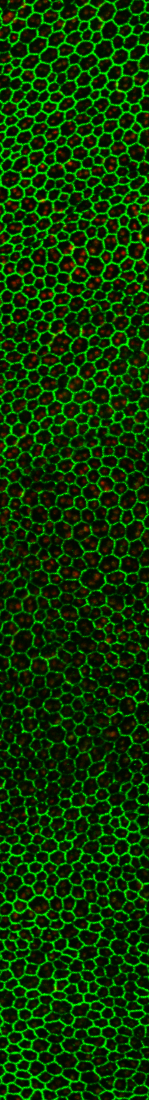
#> input picture Good RPE Crops/30_day_crops/MAC-7652 markup_theta_4.22_r_200.00.tif, 149 x 1100 px, found by its file name
$ jupyter execute --allow-errors svm_model.ipynb
#> lines starting #> are read from the running program, lines starting #| are printed output that depends on the picture
#> further down, img_array is the input picture: shape (1100, 149, 3); mean R, G, B 9.3, 57.9, 0
#> `img_resized=resize(img_array,(150,150,3))`:
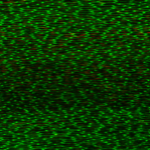
#> img_resized: shape (150, 150, 3) float64; mean R, G, B 0.0363, 0.227, 0
#> the loop `for j in [90, 180, 270]:` made 3 passes
#> pass 1, `r = rotate(img_resized, j)`:
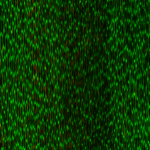
#> r: shape (150, 150, 3) float64; mean R, G, B 0.0363, 0.227, 0
#> pass 2, `r = rotate(img_resized, j)`:
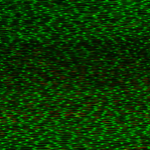
#> r: shape (150, 150, 3) float64; mean R, G, B 0.0363, 0.227, 0
#> pass 3, `r = rotate(img_resized, j)`:
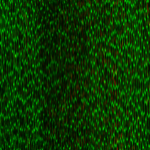
#> r: shape (150, 150, 3) float64; mean R, G, B 0.0363, 0.227, 0
#> after the loop `for j in [90, 180, 270]:`: flat_data_arr = 4 items; target_arr = [0, 0, 0, 0]
#> the loop `for j in flip_arr:` made 4 passes
#> pass 1, `f = np.flip(j, axis=0)`:
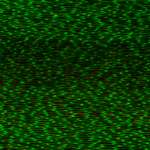
#> f: shape (150, 150, 3) float64; mean R, G, B 0.0363, 0.227, 0
#> pass 2, `f = np.flip(j, axis=0)`:
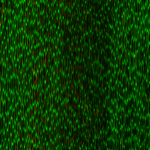
#> f: shape (150, 150, 3) float64; mean R, G, B 0.0363, 0.227, 0
#> pass 3, `f = np.flip(j, axis=0)`:
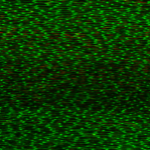
#> f: shape (150, 150, 3) float64; mean R, G, B 0.0363, 0.227, 0
#> after the loop `for j in flip_arr:`:
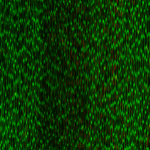
#> f: shape (150, 150, 3) float64; mean R, G, B 0.0363, 0.227, 0
#> after the loop `for j in flip_arr:`: flat_data_arr = 8 items; target_arr = [0, 0, 0, 0, 0, 0, 0, 0]
[cell 1]
import pandas as pd
import os

from skimage.transform import resize
from skimage.io import imread

import numpy as np
import matplotlib.pyplot as plt

from scipy.ndimage import rotate

[cell 2]
ages = ['30_day_crops','45_day_crops','60_day_crops', '180_day_crops', '330_day_crops', '720_day_crops']
flat_data_arr = []
target_arr = []

#> (the rest of this cell did not finish here and is left out)
